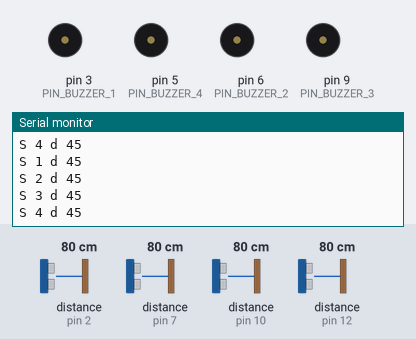
A sketch run on a simulated Arduino Uno, built with avr-gcc and run on an emulated ATmega328P. Shown: buzzer (waves = sounding, pin HIGH), the last lines printed to the serial monitor. Wiring (inferred from the names in the program): 4 × ultrasonic range finder: trigger pin 4, echo pin 2 / trigger pin 8, echo pin 7 / trigger pin 11, echo pin 10 / trigger pin 13, echo pin 12. The test bench sets the inputs (shaded band); at power-on: distance to the obstacle (sensors on pin 2, pin 7, pin 10, pin 12) 80 cm. The echo pulse lasts 58.3 µs per cm; pins used as bus, display or sensor lines are not drawn.

Above: at 1.2 s.
1.3 s: distance to the obstacle (sensor on pin 2) set to 2 cm
3.4 s: distance to the obstacle (sensor on pin 7) set to 60 cm
6.4 s: distance to the obstacle (sensor on pin 2) set to 299 cm
9.4 s: distance to the obstacle (sensor on pin 10) set to 120 cm
12.4 s: distance to the obstacle (sensor on pin 12) set to 18 cm
At 12.96 s:
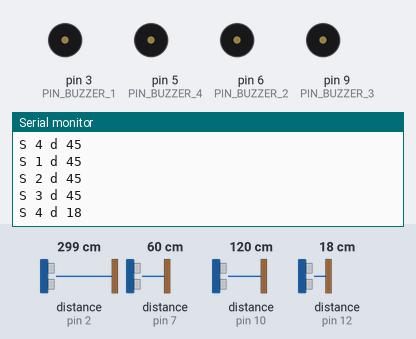
15.4 s: distance to the obstacle (sensor on pin 12) set to 9 cm
At 15.95 s:
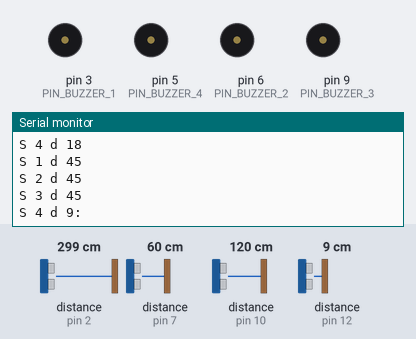
Timing chart, 0 to 18.4 s (numbered marks = the images above; inputs shaded):
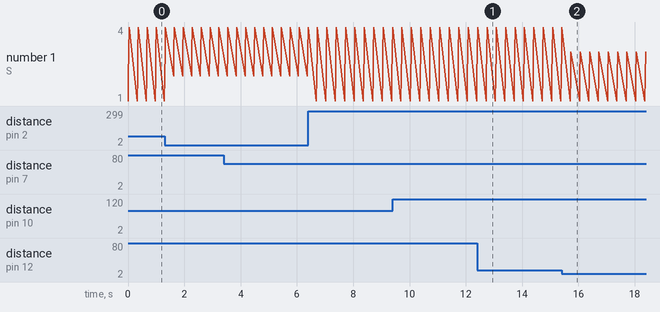

The sketch:

DIA_Ultrasonidos.ino
```cpp
#define DEBUG

#define PIN_ECHO_1      2
#define PIN_TRIGGER_1   4
#define PIN_BUZZER_1    3

#define PIN_ECHO_2      7
#define PIN_TRIGGER_2   8
#define PIN_BUZZER_2    6

#define PIN_ECHO_3      10
#define PIN_TRIGGER_3   11
#define PIN_BUZZER_3    9

#define PIN_ECHO_4      12
#define PIN_TRIGGER_4   13
#define PIN_BUZZER_4    5

#define NIVEL_INF_DIST_CM 3
#define NIVEL_SUP_DIST_CM 45
#define NIVEL_INF_BUZZER 0
#define NIVEL_SUP_BUZZER 255

void setup() {

  pinMode(PIN_ECHO_1, INPUT);
  pinMode(PIN_TRIGGER_1, OUTPUT);
  pinMode(PIN_BUZZER_1, OUTPUT);

  pinMode(PIN_ECHO_2, INPUT);
  pinMode(PIN_TRIGGER_2, OUTPUT);
  pinMode(PIN_BUZZER_2, OUTPUT);

  pinMode(PIN_ECHO_3, INPUT);
  pinMode(PIN_TRIGGER_3, OUTPUT);
  pinMode(PIN_BUZZER_3, OUTPUT);

  pinMode(PIN_ECHO_4, INPUT);
  pinMode(PIN_TRIGGER_4, OUTPUT);
  pinMode(PIN_BUZZER_4, OUTPUT);

  #ifdef DEBUG
    Serial.begin(9600);
  while (!Serial) {
    ; // wait for serial port to connect. Needed for native USB port only
  }
  //Serial.println(" MODO DEBUG: ");
  #endif
}

void loop() {

  /*distancia_ultrasonidos(PIN_ECHO_1, PIN_TRIGGER_1, PIN_BUZZER_1);
  distancia_ultrasonidos(PIN_ECHO_2, PIN_TRIGGER_2, PIN_BUZZER_2);
  distancia_ultrasonidos(PIN_ECHO_3, PIN_TRIGGER_3, PIN_BUZZER_3);
  distancia_ultrasonidos(PIN_ECHO_4, PIN_TRIGGER_4, PIN_BUZZER_4); */
  Serial.println("1: " + distancia_ultrasonidos(PIN_ECHO_1, PIN_TRIGGER_1, PIN_BUZZER_1));
  Serial.println("2: " + distancia_ultrasonidos(PIN_ECHO_2, PIN_TRIGGER_2, PIN_BUZZER_2));
  Serial.println("3: " + distancia_ultrasonidos(PIN_ECHO_3, PIN_TRIGGER_3, PIN_BUZZER_3));
  Serial.println("4: " + distancia_ultrasonidos(PIN_ECHO_4, PIN_TRIGGER_4, PIN_BUZZER_4));
  //delay(90); Aplicar si hacemos delay(50) cada vez que llamamos a distancia_ultrasonidos()
  delay(300);


}

unsigned int distancia_ultrasonidos(unsigned char echo_pin, unsigned char trigger_pin, unsigned char buzzer_pin){

  unsigned long duration;
  unsigned int distance_cm, buzzer_value;

  digitalWrite(trigger_pin, LOW);
  delayMicroseconds(2);
  digitalWrite(trigger_pin, HIGH);
  delayMicroseconds(10);
  digitalWrite(trigger_pin, LOW);

  duration = pulseIn(echo_pin,HIGH);
  distance_cm = duration / 58 ;

  if(distance_cm > NIVEL_SUP_DIST_CM) distance_cm=NIVEL_SUP_DIST_CM ;

  //if(echo_pin == PIN_ECHO_3) distance_cm -= 3;
  buzzer_value=map(distance_cm, NIVEL_INF_DIST_CM, NIVEL_SUP_DIST_CM, NIVEL_SUP_BUZZER, NIVEL_INF_BUZZER);

  if(buzzer_value < NIVEL_INF_BUZZER) buzzer_value=0 ;

  //analogWrite(buzzer_pin, buzzer_value);

  #ifdef DEBUG

  //Serial.print("Distancia del sensor ");
  Serial.print("S ");

  if(echo_pin == PIN_ECHO_1) Serial.print(1);
  if(echo_pin == PIN_ECHO_2) Serial.print(2);
  if(echo_pin == PIN_ECHO_3) Serial.print(3);
  if(echo_pin == PIN_ECHO_4) Serial.print(4);

  //Serial.print(" en cm: " );
  Serial.print(" d " );
  Serial.print(distance_cm);
  //Serial.println(buzzer_value);
  //if(echo_pin == PIN_ECHO_4) Serial.println("");
  //delay(50);
  #endif

  }
```

Measured:
- after the input at 12.4 s, the serial monitor: prints a new line after 0.35 s (image 1)
- after the input at 15.4 s, the serial monitor: prints a new line after 0.34 s (image 2)
